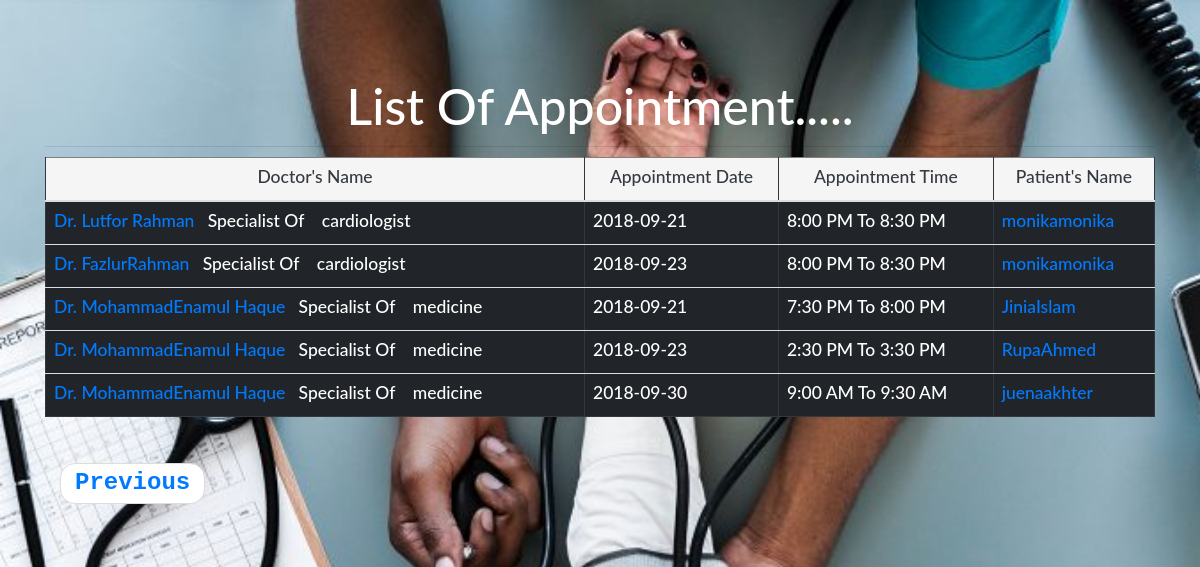
Screenshot of /Admin/list_appointed_patients.php with the database file from the repository.
### tables this page shows
CREATE TABLE `doctor` (
  `id` int(11) NOT NULL,
  `f_name` varchar(500) NOT NULL,
  `l_name` varchar(500) NOT NULL,
  `email` varchar(500) NOT NULL,
  `contact` varchar(500) NOT NULL,
  `specialist` varchar(500) NOT NULL,
  `qualification` varchar(500) NOT NULL,
  `DOB` date NOT NULL,
  `gender` varchar(500) NOT NULL,
  `bmdc_reg_num` int(11) NOT NULL,
  `address` text NOT NULL,
  `pswd` varchar(500) NOT NULL,
  `date` date NOT NULL,
  `permission` varchar(500) NOT NULL
);

CREATE TABLE `appointment` (
  `app_id` int(11) NOT NULL,
  `booking_date` varchar(500) NOT NULL,
  `booking_time` varchar(500) NOT NULL,
  `permission` varchar(500) NOT NULL,
  `date` date NOT NULL,
  `pid` int(11) NOT NULL,
  `sid` int(11) NOT NULL
);

CREATE TABLE `user` (
  `id` int(11) NOT NULL,
  `f_name` varchar(500) NOT NULL,
  `l_name` varchar(500) NOT NULL,
  `email` varchar(500) NOT NULL,
  `contact` varchar(500) NOT NULL,
  `address` text NOT NULL,
  `DOB` date NOT NULL,
  `gender` varchar(500) NOT NULL,
  `maritialstatus` varchar(500) NOT NULL,
  `pswd` varchar(500) NOT NULL,
  `date` date NOT NULL
);

### Admin/list_appointed_patients.php (the view, shortened to what this page needs)
<?php
include("connection.php");
?>
<!DOCTYPE html PUBLIC "-//W3C//DTD XHTML 1.0 Transitional//EN" "http://www.w3.org/TR/xhtml1/DTD/xhtml1-transitional.dtd">
<html xmlns="http://www.w3.org/1999/xhtml">
<link href="style.css" rel="stylesheet" type="text/css" />
<head>
  <link rel="stylesheet" href="https://maxcdn.bootstrapcdn.com/bootstrap/3.3.7/css/bootstrap.min.css">
  <link rel="stylesheet" href="https://maxcdn.bootstrapcdn.com/bootstrap/4.1.0/css/bootstrap.min.css">
 <link rel="stylesheet" href="https://cdnjs.cloudflare.com/ajax/libs/font-awesome/4.7.0/css/font-awesome.min.css">
</head>
<body background="../pic/1.jpg" class="container display-1">
<h1 class="text-center text-capitalize text-white">List of appointment.....</h1><hr />
<form  action = "delete_user_appointment_request.php" method="POST">
<table border="1" cellPadding="13" align="center"
class="table table-hover table-dark">
<thead>
<tr>
<th class="text-center text-dark active font-weight-bold"><h3>Doctor's Name</h3></th>
<th class="text-center text-dark active font-weight-bold"><h3> Appointment Date</h3></th>
<th class="text-center text-dark active font-weight-bold"><h3>Appointment Time</h3></th>
<th class="text-center text-dark active font-weight-bold"><h3>Patient's Name</h3></th>
</tr></thead>
<?php
	$edit_doctor_profile_query="select user.id,schedule.s_id,doctor.f_name as dfname,doctor.l_name as dlname,user.f_name as ufname,user.l_name as ulname, doctor.specialist,appointment.booking_date,appointment.booking_time
	from doctor join schedule on schedule.d_id=doctor.id join appointment on appointment.sid=schedule.s_id  join user on appointment.pid=user.id where  appointment.permission='Approved'";
	$edit_run_doctor_profile_query=mysqli_query($db,$edit_doctor_profile_query);
				   while($drow = mysqli_fetch_array($edit_run_doctor_profile_query))
				     {
                        ?>
                        <tr>
                       <th><h3><?php  echo "<a href='detail.php?s_id={$drow['s_id']}'>{$drow['dfname']}{$drow['dlname']}</a>";  ?>&nbsp; &nbsp;Specialist Of &nbsp;&nbsp;  <?php echo $drow['specialist'];  	?></h3></th>
                           <th><h3><?php echo $drow['booking_date'];  	?></h3></th>
                            <th><h3><?php echo $drow['booking_time'];  	?></h3></th>
                            <th><h3><?php  echo  "<a href='user_detail.php?id={$drow['id']}'>{$drow['ufname']}{$drow['ulname']}</a>";?></h3></th>
                            </tr>
                        <?php
 }
?></table>
<div class="container">
<ul class="pager font-weight-bold text-monospace active ">
  <li class="previous bg-dark "><a href="view_admin_home_page.php">Previous</a></li>
</ul></div>
</body>
</html>

### Admin/style.css (style rules this page uses)
body { font-family: Arial, Helvetica, sans-serif; }
.container { padding: 16px; }

### Admin/list_appointed_patients.php (style rules this page uses)
ul { font-size:24px; }
h1 { font-size:50px; padding-top:60px; }
body { margin:0; padding:0; font: 400 15px/1.8 Lato, sans-serif; color: #777; width:100%; height:100vh; background-image:url(../pic/Doctor_Time.jpg); background-size:cover; }

### rows the page displays
doctor: f_name "Dr. Lutfor", l_name "Rahman", specialist "cardiologist", appointment.booking_date "2018-09-21", appointment.booking_time "8:00 PM To 8:30 PM", user.f_name "monika", user.l_name "monika"
doctor: f_name "Dr. Fazlur", l_name "Rahman", specialist "cardiologist", appointment.booking_date "2018-09-23", appointment.booking_time "8:00 PM To 8:30 PM", user.f_name "monika", user.l_name "monika"
doctor: f_name "Dr. Mohammad", l_name "Enamul Haque", specialist "medicine", appointment.booking_date "2018-09-21", appointment.booking_time "7:30 PM To 8:00 PM", user.f_name "Jinia", user.l_name "Islam", appointment.booking_date "2018-09-23", appointment.booking_time "2:30 PM To 3:30 PM", user.f_name "Rupa", user.l_name "Ahmed", appointment.booking_date "2018-09-30", appointment.booking_time "9:00 AM To 9:30 AM", user.f_name "juena", user.l_name "akhter"
